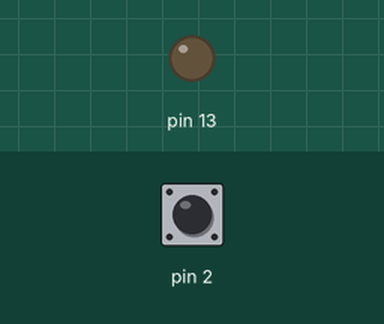
Recording of a sketch running on a simulated Arduino Uno, built with avr-gcc and run on an emulated ATmega328P. Parts: output pins drawn as LEDs (lit = HIGH). The inputs (shaded band) are chosen by the test bench; at power-on: pin 2 HIGH.

Above: at 1.2 s.
1.3 s: pin 2 pulled LOW for 0.15 s
At 1.37 s:
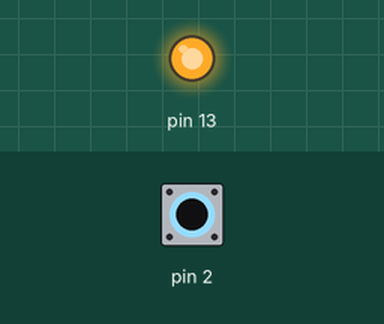
2.9 s: pin 2 pulled LOW for 3.2 s
At 6.9 s:
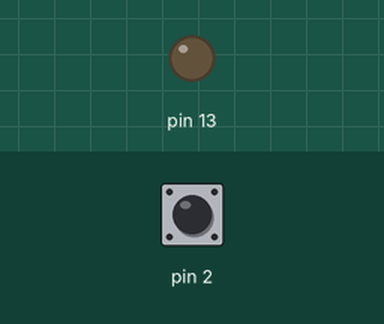
Timing chart, 0 to 8.4 s (numbered marks = the images above; inputs shaded):
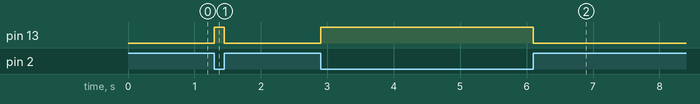

Measured:
- after the input at 1.3 s, pin 13: LOW → HIGH at once, → LOW 0.15 s later
- after the input at 2.9 s, pin 13: LOW → HIGH at once, → LOW 3.2 s later

The sketch:

Button_blink1.ino
```cpp
void setup()
{
  pinMode(13, OUTPUT);
  pinMode(2, INPUT_PULLUP);
}

void loop()
{
  int access= digitalRead(2);
  if(access == LOW)
  digitalWrite(13, HIGH);
  else
  digitalWrite(13, LOW);
}
```
